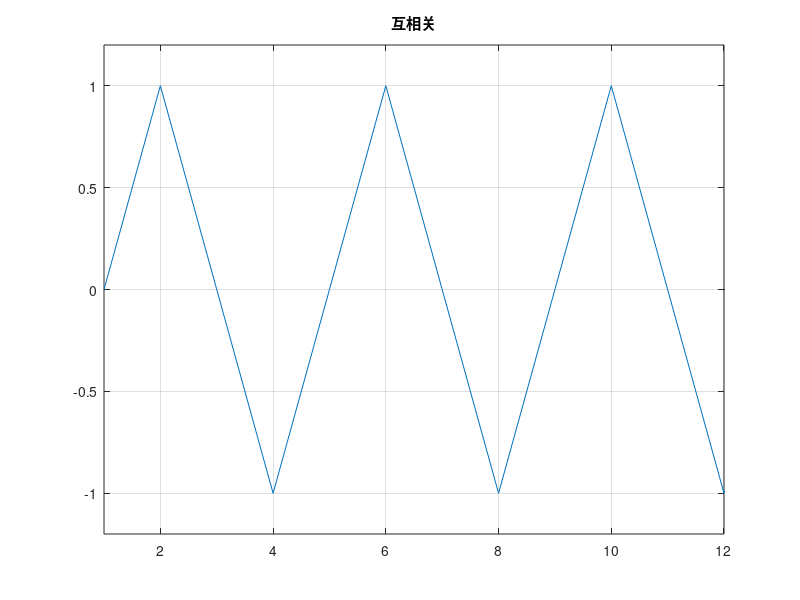

The MATLAB source for this figure:
%%
clc;
close all;
clear;
%%
% 初始化 N =2
H_initial = [1 1;1 -1];
N = 4; % 阶数
i = 1;
while i <=log2(N) 
    if i == 1
        H = H_initial;
    else
        H = [H H;H -H];
    end
    i = i+1;
end
 
%% 自相关
% for k = 2 : length(H)/4
%     for ii = 1 :length(H(k,:))*10
%         xcorrout(ii) = sum(H(k,:).*circshift(H(k,:),ii-1))/length(H);
%     end
%     
%     figure;plot(xcorrout);axis([1 length(H(k,:))*3 -0.5 1.2]);grid on;
%     title("自相关");
% end

%% 互相关
for k = 4 : length(H)
    for ii = 1 :length(H(k,:))*10
        xcorrout2(ii) = sum(H(3,:).*circshift(H(k,:),ii-1))/length(H);
    end
    figure;plot(xcorrout2);axis([1 length(H(k,:))*3 -1.2 1.2]);grid on;
    title("互相关");
end


 
 